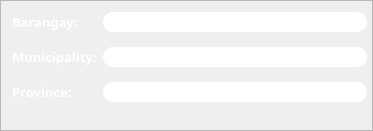
            <widget class="QFrame" name="addressContent">
             <property name="geometry">
              <rect>
               <x>0</x>
               <y>340</y>
               <width>373</width>
               <height>131</height>
              </rect>
             </property>
             <property name="minimumSize">
              <size>
               <width>373</width>
               <height>0</height>
              </size>
             </property>
             <property name="maximumSize">
              <size>
               <width>373</width>
               <height>16777215</height>
              </size>
             </property>
             <property name="frameShape">
              <enum>QFrame::StyledPanel</enum>
             </property>
             <property name="frameShadow">
              <enum>QFrame::Raised</enum>
             </property>
             <layout class="QFormLayout" name="formLayout_2">
              <property name="verticalSpacing">
               <number>15</number>
              </property>
              <property name="rightMargin">
               <number>5</number>
              </property>
              <item row="0" column="0">
               <widget class="QLabel" name="brgyLabel">
                <property name="font">
                 <font>
                  <family>Montserrat SemiBold</family>
                  <pointsize>10</pointsize>
                  <weight>75</weight>
                  <italic>false</italic>
                  <bold>true</bold>
                 </font>
                </property>
                <property name="styleSheet">
                 <string notr="true">QLabel{
	color: rgb(255, 255, 255);
}</string>
                </property>
                <property name="text">
                 <string>Barangay:</string>
                </property>
               </widget>
              </item>
              <item row="0" column="1">
               <widget class="QLineEdit" name="brgyEntry">
                <property name="font">
                 <font>
                  <family>Montserrat SemiBold</family>
                  <pointsize>10</pointsize>
                  <weight>75</weight>
                  <bold>true</bold>
                 </font>
                </property>
                <property name="styleSheet">
                 <string notr="true">QLineEdit{
border-radius: 10px;
}</string>
                </property>
               </widget>
              </item>
              <item row="1" column="0">
               <widget class="QLabel" name="munLabel">
                <property name="font">
                 <font>
                  <family>Montserrat SemiBold</family>
                  <pointsize>10</pointsize>
                  <weight>75</weight>
                  <italic>false</italic>
                  <bold>true</bold>
                 </font>
                </property>
                <property name="styleSheet">
                 <string notr="true">QLabel{
	color: rgb(255, 255, 255);
}</string>
                </property>
                <property name="text">
                 <string>Municipality:</string>
                </property>
               </widget>
              </item>
              <item row="1" column="1">
               <widget class="QLineEdit" name="munEntry">
                <property name="font">
                 <font>
                  <family>Montserrat SemiBold</family>
                  <pointsize>10</pointsize>
                  <weight>75</weight>
                  <bold>true</bold>
                 </font>
                </property>
                <property name="styleSheet">
                 <string notr="true">QLineEdit{
border-radius: 10px;
}</string>
                </property>
               </widget>
              </item>
              <item row="2" column="0">
               <widget class="QLabel" name="provLabel">
                <property name="font">
                 <font>
                  <family>Montserrat SemiBold</family>
                  <pointsize>10</pointsize>
                  <weight>75</weight>
                  <italic>false</italic>
                  <bold>true</bold>
                 </font>
                </property>
                <property name="styleSheet">
                 <string notr="true">QLabel{
	color: rgb(255, 255, 255);
}</string>
                </property>
                <property name="text">
                 <string>Province:</string>
                </property>
               </widget>
              </item>
              <item row="2" column="1">
               <widget class="QLineEdit" name="provEntry">
                <property name="font">
                 <font>
                  <family>Montserrat SemiBold</family>
                  <pointsize>10</pointsize>
                  <weight>75</weight>
                  <bold>true</bold>
                 </font>
                </property>
                <property name="styleSheet">
                 <string notr="true">QLineEdit{
border-radius: 10px;
}</string>
                </property>
               </widget>
              </item>
             </layout>
            </widget>
